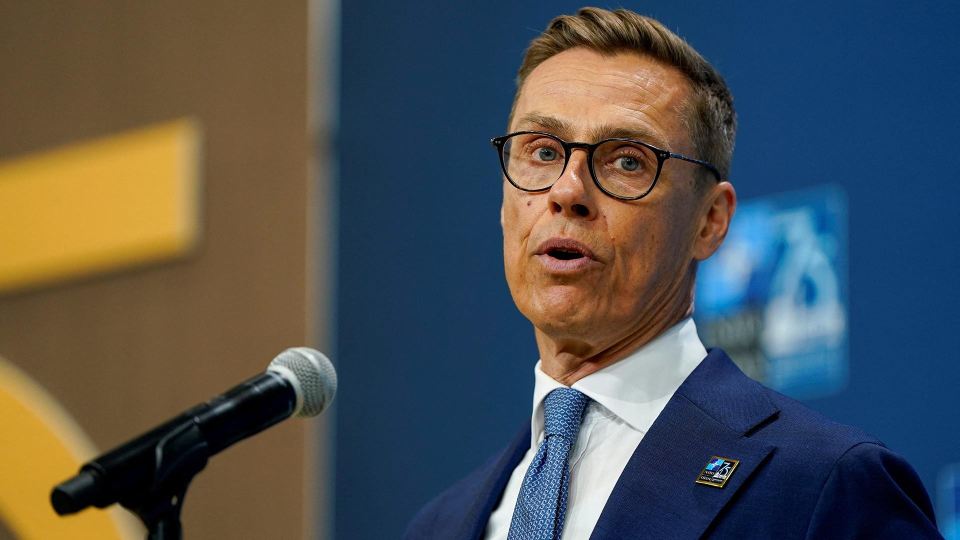
#> input picture cards_render/05_1920x1080.jpg, 1920 x 1080 px (shown at 1/2 size); its folder holds only this picture in this run
$ python -i kino_dok_wall.py   (imports and definitions only)
#> lines starting #> are read from the running program, lines starting #| are printed output that depends on the picture
# -*- coding: utf-8 -*-
"""D6 ИЗ KINO-DOK, ПЕРЕНЕСЕНО ОДИН В ОДИН С ПАРАМЕТРИЗАЦИЕЙ (24.11.2026,
его слово: «D6 и D3, но не обязательными — желательными. Если не набирается
достаточно информации, их не выводим»).

Источник — фильм «Последний прогноз Киссинджера» (скилл `kino-dok`),
`~/kino-kissinger/engine/hook3.py` (`wall`/`_card_base`). Геометрия
(тёмная стена, портрет центром, пять карточек в полях, нити к
портрету, отъезд камеры в конце) — КАК В ОРИГИНАЛЕ. Правка по смыслу:
в фильме у карточек были вшиты фамилия Киссинджера, конкретный архив и
живое видео в одной из пяти (`pic`). Здесь карточка — ТОЛЬКО заголовок
+ подпись (без вложенного фото/видео), а портрет и пять карточек
приходят СНАРУЖИ.

    card:dok_wall   D6   тёмная стена, портрет в центре, пять карточек
                          в полях связаны нитями к портрету, камера
                          отъезжает в конце

НЕ ОБЯЗАТЕЛЬНЫЙ вид (его слово 24.11): ставить ТОЛЬКО когда для сцены
реально нашлись ПЯТЬ РАЗНЫХ фактов про одного человека — иначе этот
вид не подходит. `card_put.py` требует ровно 5 карточек и падает
`_fail`, если дано меньше — решение «не набралось» видно на этапе
раскладки, не в рендере.

Возвращает RGB-кадр 1920×1080 (этого ждёт `style_cards.render_anim`).
"""
import os

import numpy as np
from PIL import Image, ImageDraw, ImageFilter, ImageFont

HERE = os.path.dirname(os.path.abspath(__file__))
W, H = 1920, 1080
SS = 2
FPS = 25

WALL_BG = (24, 23, 25)
PAPER = (228, 222, 208)
INK = (40, 38, 34)
RED = (204, 34, 30)

FONTS = os.path.join(HERE, "fonts")
F_HEAD = os.path.join(FONTS, "Oswald-Bold.ttf")
F_HEAD_R = os.path.join(FONTS, "Oswald-Regular.ttf") if os.path.exists(
    os.path.join(FONTS, "Oswald-Regular.ttf")) else F_HEAD

# ПЯТЬ ПОЗИЦИЙ — ТЕ ЖЕ, ЧТО В ОРИГИНАЛЕ (hook3.py:POS), геометрия нитей
# считается от них же, поэтому их не раздвигать без пересчёта.
POS = [(W * 0.185, H * 0.28), (W * 0.185, H * 0.72), (W * 0.50, H * 0.78),
       (W * 0.815, H * 0.28), (W * 0.815, H * 0.72)]
ROT = (-4, 3, -2, 4, -3)
CW, CH = 480, 330

STEP = 0.4        # интервал появления карточек
POP = 0.6
PULL_DUR = 1.4    # сколько секунд длится отъезд камеры в конце

_fc = {}


# [6 lines left out: function font, not called in this run]


def clamp(x, a=0.0, b=1.0):
    return a if x < a else (b if x > b else x)


def lerp(a, b, t):
    return a + (b - a) * t


def seg(t, a, b):
    return clamp((t - a) / max(1e-6, b - a))


def smoother(x):
    x = clamp(x)
    return x * x * x * (x * (x * 6 - 15) + 10)


def out_cubic(t):
    t = clamp(t)
    return 1 - pow(1 - t, 3)


def out_back(t, s=1.4):
    t = clamp(t)
    return 1 + (s + 1) * pow(t - 1, 3) + s * pow(t - 1, 2)


# [17 lines left out: functions noise, paper_tex, not called in this run]


def cover(im, size):
#> called with size = (380, 470)
    w, h = size
#> w = 380; h = 470
    iw, ih = im.size
#> iw = 1920; ih = 1080
    s = max(w / iw, h / ih)
#> s = 0.435
    nw, nh = int(iw * s) + 1, int(ih * s) + 1
#> nw = 836; nh = 471
    big = im.resize((nw, nh), Image.LANCZOS)
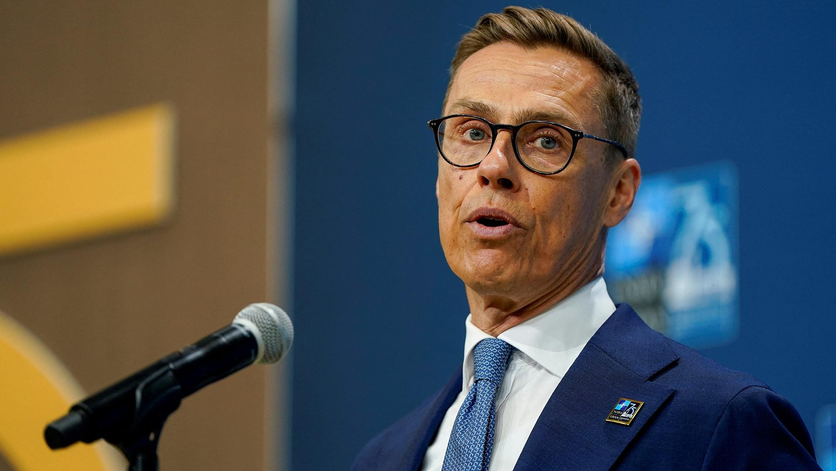
#> big: PIL image 836x471 RGB; mean R, G, B 77.4, 81.2, 82.6
    x0, y0 = (nw - w) // 2, (nh - h) // 2
#> x0 = 228; y0 = 0
    return big.crop((x0, y0, x0 + w, y0 + h))
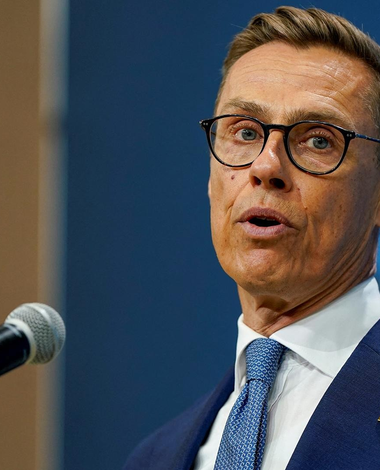
#> returned value: PIL image 380x470 RGB; mean R, G, B 79.8, 81.4, 86.3


# [31 lines left out: functions shadow_box, vignette, wrap, not called in this run]


_wall_bg = None
_card_cache = {}


# [8 lines left out: function _background, not called in this run]


def _portrait(photo):
    port = None
    if photo and os.path.exists(photo):
        try:
            port = cover(Image.open(photo).convert("RGB"), (380, 470))
            port = port.convert("L").convert("RGB")
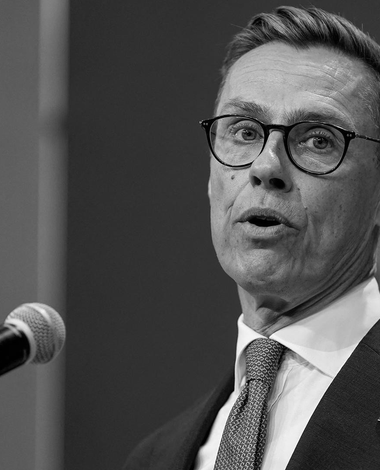
#> port: PIL image 380x470 RGB; min 0, max 255, mean 81.5
        except Exception:
            port = None
    if port is None:
        port = Image.new("RGB", (380, 470), (60, 58, 56))
    return port


# [93 lines left out: functions _card, dok_wall, not called in this run]


# [6 lines not run here, left out]

>>> result = _portrait('05_1920x1080.jpg')

$ run again, on cards_render/_merz.jpg
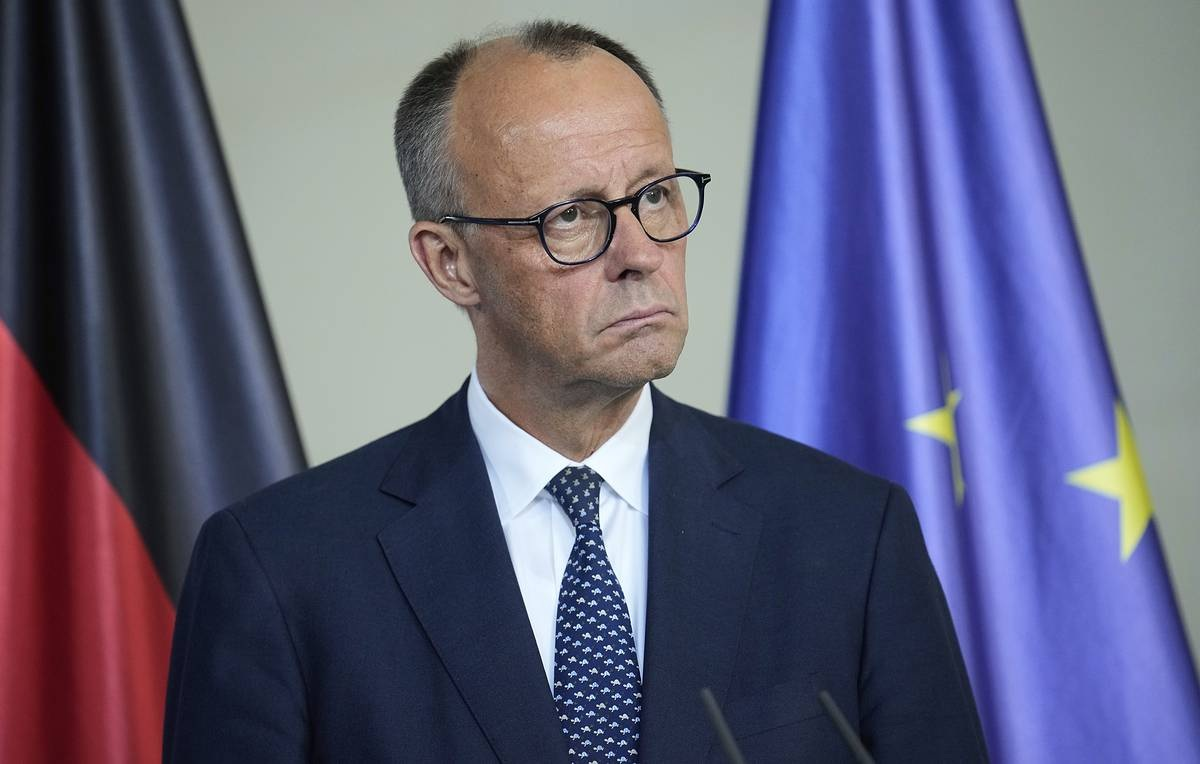
#> input picture cards_render/_merz.jpg, 1200 x 764 px
#> w = 380; h = 470
#> s = 0.615
#> nw = 739; nh = 471
#> x0 = 179; y0 = 0
#> in cover, `return big.crop((x0, y0, x0 + w, y0 + h))`:
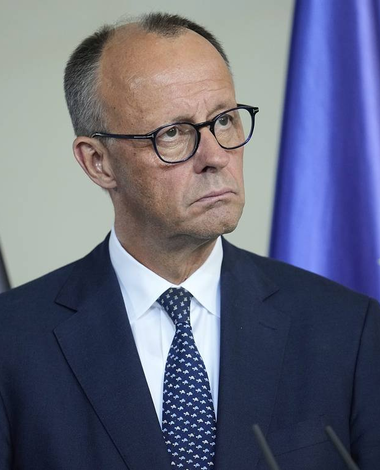
#> returned value: PIL image 380x470 RGB; mean R, G, B 100.3, 103.3, 123.5
#> in _portrait, `port = port.convert("L").convert("RGB")`:
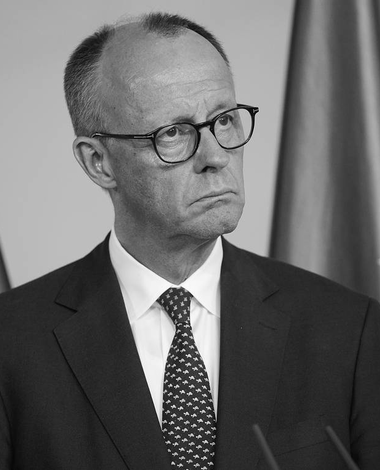
#> port: PIL image 380x470 RGB; min 0, max 253, mean 104.7

$ run again, on cards_render/_peskov.jpg
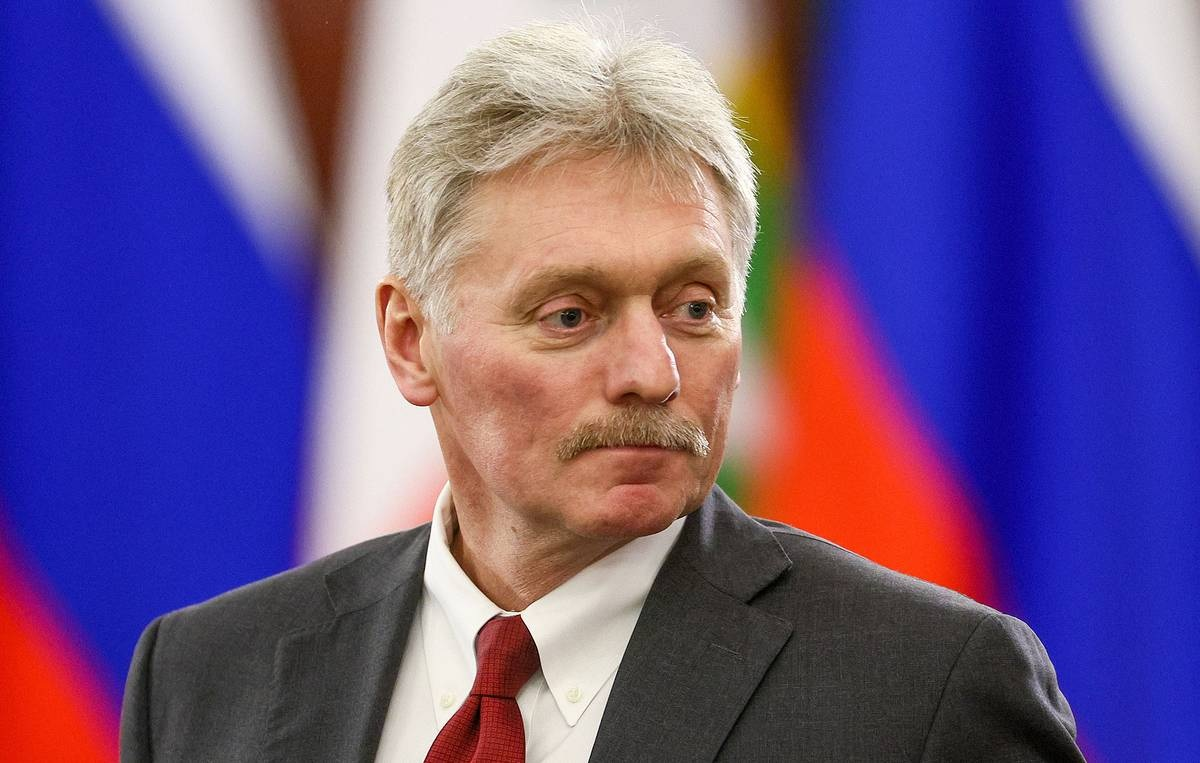
#> input picture cards_render/_peskov.jpg, 1200 x 763 px
#> w = 380; h = 470
#> s = 0.616
#> nw = 740; nh = 471
#> x0 = 180; y0 = 0
#> in cover, `return big.crop((x0, y0, x0 + w, y0 + h))`:
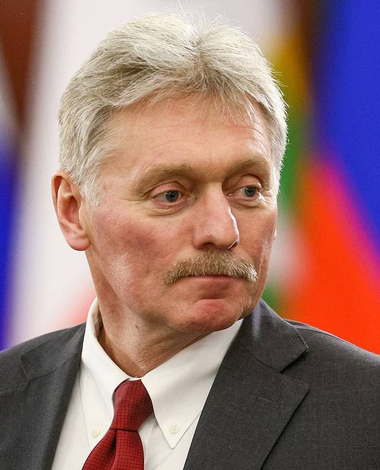
#> returned value: PIL image 380x470 RGB; mean R, G, B 152.3, 117.8, 114.3
#> in _portrait, `port = port.convert("L").convert("RGB")`:
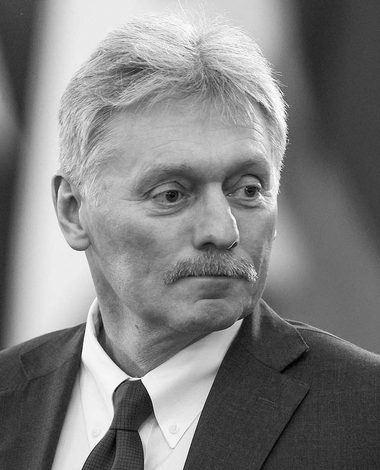
#> port: PIL image 380x470 RGB; min 0, max 255, mean 127.7

$ run again, on cards_render/card_001_3.jpg
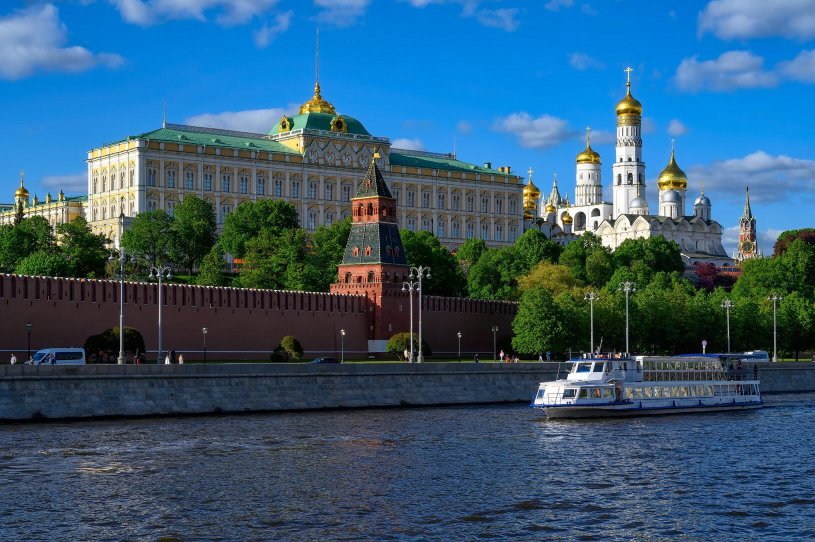
#> input picture cards_render/card_001_3.jpg, 1630 x 1084 px (shown at 1/2 size)
#> w = 380; h = 470
#> s = 0.434
#> nw = 707; nh = 471
#> x0 = 163; y0 = 0
#> in cover, `return big.crop((x0, y0, x0 + w, y0 + h))`:
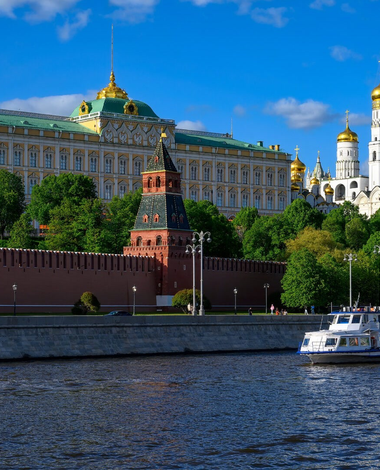
#> returned value: PIL image 380x470 RGB; mean R, G, B 51, 87.5, 111.7
#> in _portrait, `port = port.convert("L").convert("RGB")`:
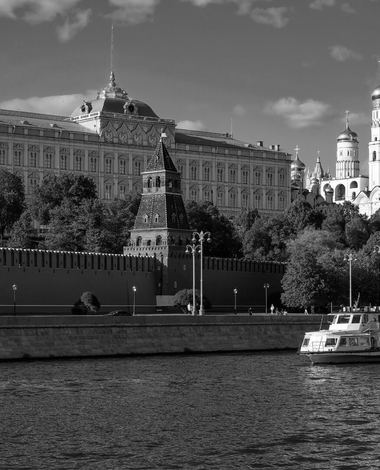
#> port: PIL image 380x470 RGB; min 0, max 255, mean 79.3
